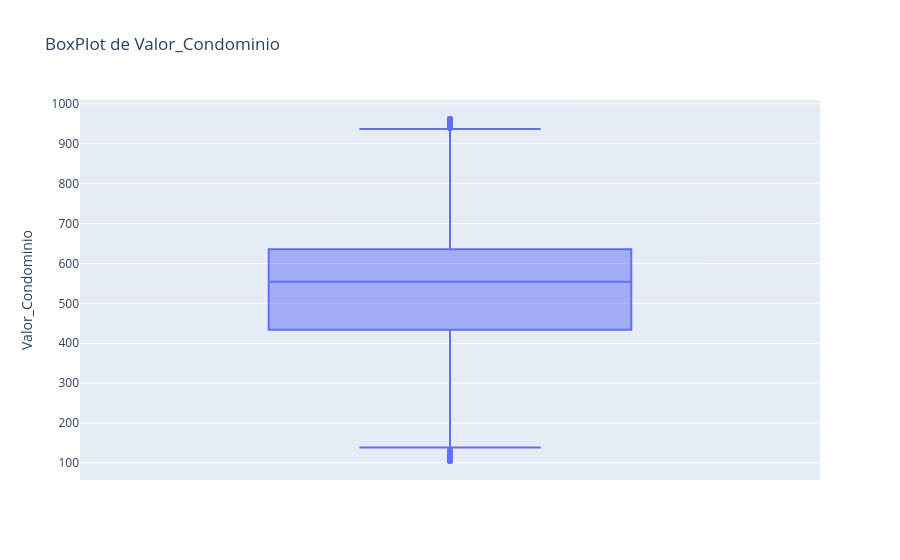

The notebook cell saved with this chart:
### Code cell
fig = px.box(df, y='Valor_Condominio', title='BoxPlot de Valor_Condominio')
fig.show()

### Figure 1 — Plotly figure (JSON) as saved in the notebook; plotly's stock layout.template omitted (floating-point values rounded to 4 significant figures; data arrays with more than 128 entries replaced by an {"elided": "..."} marker saying what was removed)
{"data": [{"alignmentgroup": "True", "hovertemplate": "Valor_Condominio=%{y}<extra></extra>", "legendgroup": "", "marker": {"color": "#636efa"}, "name": "", "notched": false, "offsetgroup": "", "orientation": "v", "showlegend": false, "type": "box", "x0": " ", "xaxis": "x", "y": {"elided": "5735 int values"}, "y0": " ", "yaxis": "y"}], "layout": {"boxmode": "group", "legend": {"tracegroupgap": 0}, "title": {"text": "BoxPlot de Valor_Condominio"}, "xaxis": {"anchor": "y", "domain": [0, 1]}, "yaxis": {"anchor": "x", "domain": [0, 1], "title": {"text": "Valor_Condominio"}}}}
